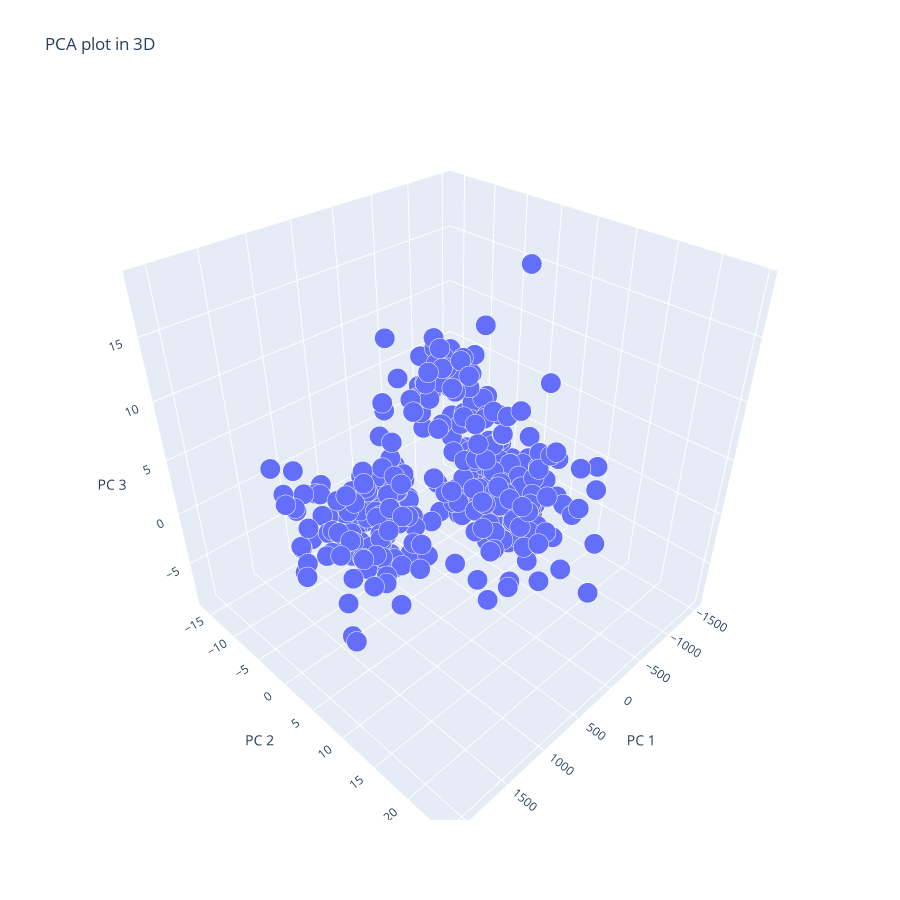

The code cell stored with this chart in its notebook:
### Code cell
PCAplot3D(X)

### Figure 1 — Plotly figure (JSON) as saved in the notebook; plotly's stock layout.template omitted (floating-point values rounded to 4 significant figures; data arrays with more than 128 entries replaced by an {"elided": "..."} marker saying what was removed)
{"data": [{"hovertemplate": "PC 1=%{x}<br>PC 2=%{y}<br>PC 3=%{z}<br>size=%{marker.size}<extra></extra>", "legendgroup": "", "marker": {"color": "#636efa", "opacity": 1, "size": {"elided": "333 float values"}, "sizemode": "area", "sizeref": 0.00025, "symbol": "circle"}, "mode": "markers", "name": "", "scene": "scene", "showlegend": false, "type": "scatter3d", "x": {"elided": "333 float values"}, "y": {"elided": "333 float values"}, "z": {"elided": "333 float values"}}], "layout": {"height": 900, "legend": {"itemsizing": "constant", "tracegroupgap": 0}, "scene": {"aspectmode": "auto", "aspectratio": {"x": 1, "y": 1, "z": 1}, "domain": {"x": [0, 1], "y": [0, 1]}, "xaxis": {"title": {"text": "PC 1"}, "type": "linear"}, "yaxis": {"title": {"text": "PC 2"}, "type": "linear"}, "zaxis": {"title": {"text": "PC 3"}, "type": "linear"}}, "title": {"text": "PCA plot in 3D"}, "width": 900}}
